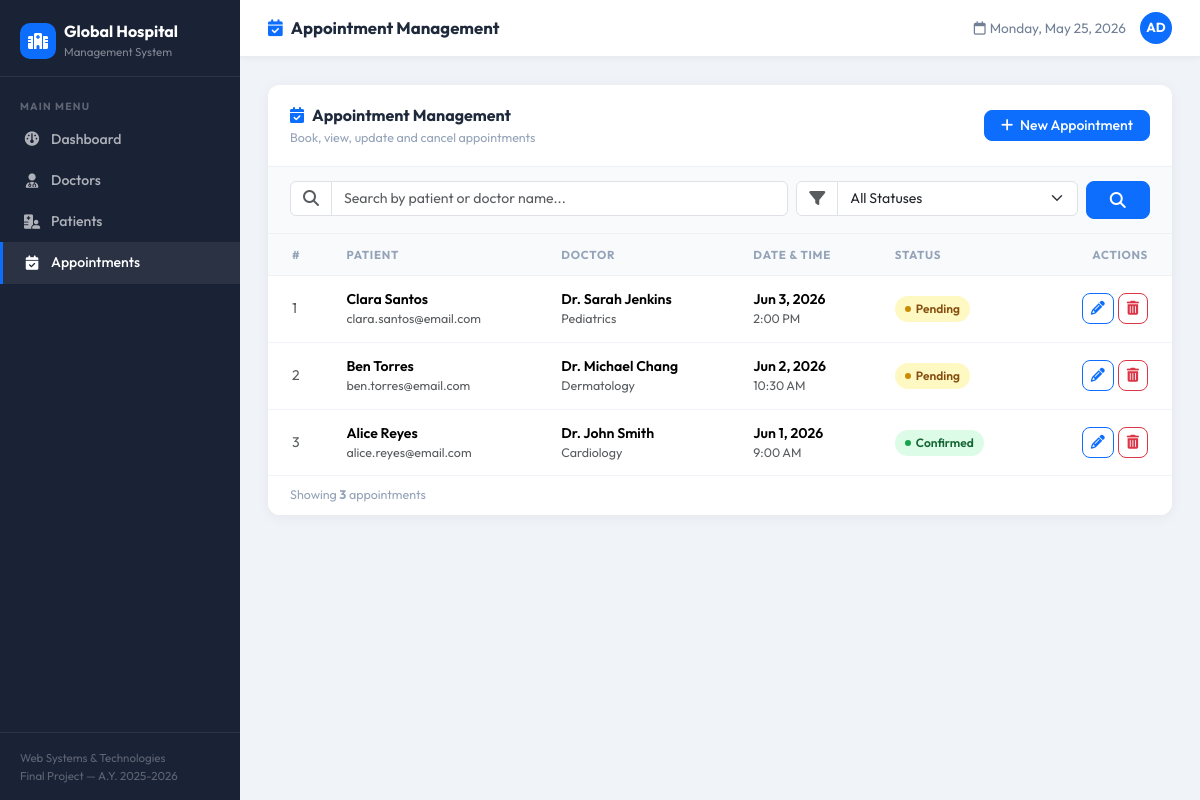
The app's page /appointments/index.php with its own data.
### tables this page shows
CREATE TABLE `appointmenttb` (
    `id`     int(11) NOT NULL AUTO_INCREMENT,
    `pid`    int(11) NOT NULL,
    `did`    int(11) NOT NULL,
    `apdate` date    NOT NULL,
    `aptime` time    NOT NULL,
    `reason` text    DEFAULT NULL,
    `status` enum('Pending','Confirmed','Completed','Cancelled') NOT NULL DEFAULT 'Pending',
    PRIMARY KEY (`id`),
    FOREIGN KEY (`pid`) REFERENCES `patreg`(`id`) ON DELETE CASCADE,
    FOREIGN KEY (`did`) REFERENCES `doctb`(`id`) ON DELETE CASCADE
);

CREATE TABLE `patreg` (
    `id`       int(11)      NOT NULL AUTO_INCREMENT,
    `fname`    varchar(50)  NOT NULL,
    `lname`    varchar(50)  NOT NULL,
    `email`    varchar(100) NOT NULL,
    `password` varchar(255) NOT NULL,
    `contact`  varchar(15)  NOT NULL,
    `gender`   enum('Male','Female','Other') NOT NULL DEFAULT 'Other',
    `created_at` datetime NOT NULL DEFAULT CURRENT_TIMESTAMP,
    PRIMARY KEY (`id`)
);

CREATE TABLE `doctb` (
    `id`            int(11)      NOT NULL AUTO_INCREMENT,
    `name`          varchar(100) NOT NULL,
    `email`         varchar(100) NOT NULL,
    `password`      varchar(255) NOT NULL,
    `specialization` varchar(100) NOT NULL,
    `docFees`       decimal(10,2) NOT NULL DEFAULT '0.00',
    `created_at`    datetime NOT NULL DEFAULT CURRENT_TIMESTAMP,
    PRIMARY KEY (`id`)
);

### appointments/index.php (the view, shortened to what this page needs)
<?php
require_once '../includes/db.php';
$activePage = 'appointments';
$search = trim($_GET['search'] ?? '');
$sql = "SELECT a.*,
        d.name AS doctor_name, d.specialization,
        p.fname, p.lname, p.email AS patient_email, p.contact
        FROM appointmenttb a
        JOIN doctb d ON a.did = d.id
        JOIN patreg p ON a.pid = p.id
        WHERE 1=1";
$params = [];
$sql .= " ORDER BY a.apdate DESC, a.aptime DESC";
$stmt = $pdo->prepare($sql); $stmt->execute($params);
$appointments = $stmt->fetchAll();
require_once '../includes/header.php';
?>
<div class="card">
  <div class="card-header">
    <div>
      <div class="card-title"><i class="fa-solid fa-calendar-check text-primary me-2"></i>Appointment Management</div>
      <div class="card-subtitle">Book, view, update and cancel appointments</div>
    </div>
    <a href="/hospital/appointments/create.php" class="btn btn-primary btn-sm px-3"><i class="fa-solid fa-plus me-1"></i> New Appointment</a>
  </div>
  <div class="filter-bar">
    <form method="GET" class="row g-2">
      <div class="col-md-7">
        <div class="input-group">
          <span class="input-group-text"><i class="fa-solid fa-magnifying-glass text-muted"></i></span>
          <input type="text" name="search" class="form-control" placeholder="Search by patient or doctor name..." value="<?= htmlspecialchars($search) ?>">
        </div>
      </div>
      <div class="col-md-4">
        <div class="input-group">
          <span class="input-group-text"><i class="fa-solid fa-filter text-muted"></i></span>
          <select name="status" class="form-select" onchange="this.form.submit()">
            <option value="">All Statuses</option>
          </select>
        </div>
      </div>
      <div class="col-md-1"><button type="submit" class="btn btn-primary w-100"><i class="fa-solid fa-magnifying-glass"></i></button></div>
    </form>
  </div>
  <div class="table-responsive">
    <table class="table table-hover mb-0">
      <thead><tr><th class="ps-4">#</th><th>Patient</th><th>Doctor</th><th>Date &amp; Time</th><th>Status</th><th class="text-end pe-4">Actions</th></tr></thead>
      <tbody>
        <?php if (empty($appointments)): ?>
        <tr><td colspan="6" class="text-center py-5"><i class="fa-solid fa-calendar-xmark fa-2x text-muted mb-2 d-block"></i><span class="text-muted">No appointments found.</span></td></tr>
        <?php else: foreach ($appointments as $i => $a): ?>
        <tr>
          <td class="ps-4 text-muted"><?= $i+1 ?></td>
          <td>
            <div class="fw-semibold"><?= htmlspecialchars($a['fname'].' '.$a['lname']) ?></div>
            <div class="text-muted" style="font-size:0.78rem;"><?= htmlspecialchars($a['patient_email']) ?></div>
          </td>
          <td>
            <div class="fw-semibold"><?= htmlspecialchars($a['doctor_name']) ?></div>
            <div class="text-muted" style="font-size:0.78rem;"><?= htmlspecialchars($a['specialization']) ?></div>
          </td>
          <td>
            <div class="fw-semibold"><?= date('M j, Y', strtotime($a['apdate'])) ?></div>
            <div class="text-muted" style="font-size:0.78rem;"><?= date('g:i A', strtotime($a['aptime'])) ?></div>
          </td>
          <td><span class="status-badge status-<?= $a['status'] ?>"><?= $a['status'] ?></span></td>
          <td class="text-end pe-4">
            <div class="d-inline-flex gap-1">
              <a href="/hospital/appointments/edit.php?id=<?= $a['id'] ?>" class="btn btn-sm btn-outline-primary"><i class="fa-solid fa-pencil"></i></a>
              <button class="btn btn-sm btn-outline-danger"
                data-delete-url="/hospital/appointments/delete.php?id=<?= $a['id'] ?>"
                data-delete-name="<?= htmlspecialchars($a['fname'].' '.$a['lname']."'s appointment") ?>">
                <i class="fa-solid fa-trash-can"></i>
              </button>
            </div>
          </td>
        </tr>
        <?php endforeach; endif; ?>
      </tbody>
    </table>
  </div>
  <?php if (!empty($appointments)): ?>
  <div class="card-footer-note">Showing <strong><?= count($appointments) ?></strong> appointment<?= count($appointments)!==1?'s':'' ?></div>
  <?php endif; ?>
</div>
<?php require_once '../includes/footer.php'; ?>

### includes/header.php (shortened to what this page needs)
<?php
$pageTitles = [
    'dashboard'    => 'Dashboard Overview',
    'doctors'      => 'Doctor Management',
    'patients'     => 'Patient Management',
    'appointments' => 'Appointment Management',
];
$pageIcons = [
    'dashboard'    => 'fa-gauge',
    'doctors'      => 'fa-user-doctor',
    'patients'     => 'fa-hospital-user',
    'appointments' => 'fa-calendar-check',
];
$title = $pageTitles[$activePage] ?? 'Hospital';
$icon  = $pageIcons[$activePage]  ?? 'fa-hospital';
?>
<!DOCTYPE html>
<html lang="en">
<head>
<link href="https://cdn.jsdelivr.net/npm/bootstrap@5.3.3/dist/css/bootstrap.min.css" rel="stylesheet">
<link href="https://cdnjs.cloudflare.com/ajax/libs/font-awesome/6.5.1/css/all.min.css" rel="stylesheet">
</head>
<body>
<div id="sidebar">
  <div class="sidebar-brand">
    <div class="d-flex align-items-center gap-2">
      <div style="width:36px;height:36px;border-radius:10px;background:#0d6efd;display:flex;align-items:center;justify-content:center;flex-shrink:0;">
        <i class="fa-solid fa-hospital" style="color:#fff;font-size:1rem;"></i>
      </div>
      <div><h5>Global Hospital</h5><p>Management System</p></div>
    </div>
  </div>
  <div class="sidebar-nav">
    <div class="nav-label">Main Menu</div>
    <a href="/hospital/index.php"              class="<?= $activePage==='dashboard'    ?'active':'' ?>"><i class="fa-solid fa-gauge"></i> Dashboard</a>
    <a href="/hospital/doctors/index.php"      class="<?= $activePage==='doctors'      ?'active':'' ?>"><i class="fa-solid fa-user-doctor"></i> Doctors</a>
    <a href="/hospital/patients/index.php"     class="<?= $activePage==='patients'     ?'active':'' ?>"><i class="fa-solid fa-hospital-user"></i> Patients</a>
    <a href="/hospital/appointments/index.php" class="<?= $activePage==='appointments' ?'active':'' ?>"><i class="fa-solid fa-calendar-check"></i> Appointments</a>
  </div>
  <div style="padding:16px 20px;border-top:1px solid rgba(255,255,255,0.08);">
    <div style="font-size:0.72rem;color:rgba(255,255,255,0.3);">Web Systems &amp; Technologies<br>Final Project — A.Y. 2025-2026</div>
  </div>
</div>
<div id="main-content">
  <div id="topbar">
    <div class="page-title"><i class="fa-solid <?= $icon ?> me-2 text-primary"></i><?= htmlspecialchars($title) ?></div>
    <div class="topbar-right">
      <span><i class="fa-regular fa-calendar me-1"></i><?= date('l, F j, Y') ?></span>
      <span style="background:#0d6efd;color:#fff;width:32px;height:32px;border-radius:50%;display:flex;align-items:center;justify-content:center;font-weight:700;font-size:0.82rem;">AD</span>
    </div>
  </div>
  <div class="page-body">

### includes/footer.php (shortened to what this page needs)
  </div>
</div>
</body>
</html>

### includes/header.php (style rules this page uses)
:root { --primary:#0d6efd;--sidebar-bg:#1a2236;--sidebar-width:240px }
* { box-sizing:border-box }
body { font-family:'Outfit',sans-serif;background:#f0f4f8;color:#2b3a4a;margin:0 }
#sidebar { width:var(--sidebar-width);min-height:100vh;background:var(--sidebar-bg);position:fixed;top:0;left:0;display:flex;flex-direction:column;z-index:200 }
.sidebar-brand { padding:22px 20px 16px;border-bottom:1px solid rgba(255,255,255,0.08) }
.sidebar-brand h5 { color:#fff;font-weight:700;margin:0;font-size:1rem }
.sidebar-brand p { color:rgba(255,255,255,0.45);font-size:0.72rem;margin:2px 0 0 }
.sidebar-nav { padding:14px 0;flex:1 }
.sidebar-nav .nav-label { padding:8px 20px 4px;font-size:0.65rem;text-transform:uppercase;letter-spacing:1.2px;color:rgba(255,255,255,0.3);font-weight:700 }
.sidebar-nav a { display:flex;align-items:center;gap:10px;padding:10px 20px;color:rgba(255,255,255,0.65);text-decoration:none;font-size:0.88rem;font-weight:500;border-left:3px solid transparent;transition:all 0.18s }
.sidebar-nav a:hover,.sidebar-nav a.active { color:#fff;background:rgba(255,255,255,0.07);border-left-color:var(--primary) }
.sidebar-nav a i { width:18px;text-align:center;font-size:0.9rem }
#main-content { margin-left:var(--sidebar-width);min-height:100vh;display:flex;flex-direction:column }
#topbar { background:#fff;border-bottom:1px solid #e8edf2;padding:12px 28px;display:flex;align-items:center;justify-content:space-between;position:sticky;top:0;z-index:100;box-shadow:0 1px 6px rgba(0,0,0,0.06) }
#topbar .page-title { font-size:1.05rem;font-weight:700;color:#1e293b }
#topbar .topbar-right { display:flex;align-items:center;gap:14px;font-size:0.85rem;color:#718096 }
.page-body { padding:28px;flex:1 }
.card { background:#fff;border-radius:12px;border:none;box-shadow:0 2px 14px rgba(0,0,0,0.06) }
.card-header { background:#fff;border-bottom:1px solid #edf2f7;border-radius:12px 12px 0 0!important;padding:18px 22px;display:flex;align-items:center;justify-content:space-between;flex-wrap:wrap;gap:10px }
.card-header .card-title { font-weight:700;font-size:1rem;margin:0;color:#1e293b }
.card-header .card-subtitle { font-size:0.78rem;color:#94a3b8;margin-top:2px }
.btn { border-radius:8px;font-weight:500;transition:transform 0.15s }
.table th { font-size:0.72rem;font-weight:700;text-transform:uppercase;letter-spacing:0.7px;color:#94a3b8;background:#f8fafc;padding:12px 16px;border-bottom:1px solid #edf2f7 }
.table td { padding:13px 16px;vertical-align:middle;border-bottom:1px solid #f0f4f8;font-size:0.88rem }
.table tbody tr:last-child td { border-bottom:none }
.status-badge { display:inline-flex;align-items:center;gap:5px;padding:4px 10px;border-radius:20px;font-size:0.75rem;font-weight:600 }
.status-badge::before { content:'';width:6px;height:6px;border-radius:50%;display:inline-block }
.status-Pending { background:#fef9c3;color:#854d0e }
.status-Pending::before { background:#ca8a04 }
.status-Confirmed { background:#dcfce7;color:#166534 }
.status-Confirmed::before { background:#16a34a }
.filter-bar { background:#f8fafc;border-bottom:1px solid #edf2f7;padding:14px 22px }
.input-group-text { background:#fff;border-color:#dee2e6 }
.form-control,.form-select { border-color:#dee2e6;font-size:0.88rem }
.card-footer-note { border-top:1px solid #f0f4f8;padding:10px 22px;background:#fff;font-size:0.78rem;color:#94a3b8;border-radius:0 0 12px 12px }

### records on screen
appointmenttb: pid.lname "Clara Santos", pid.email "clara.santos@email.com", did.name "Dr. Sarah Jenkins", did.specialization "Pediatrics", apdate "Jun 3, 2026", aptime "2:00 PM", status "Pending"
appointmenttb: pid.lname "Ben Torres", pid.email "ben.torres@email.com", did.name "Dr. Michael Chang", did.specialization "Dermatology", apdate "Jun 2, 2026", aptime "10:30 AM", status "Pending"
appointmenttb: pid.lname "Alice Reyes", pid.email "alice.reyes@email.com", did.name "Dr. John Smith", did.specialization "Cardiology", apdate "Jun 1, 2026", aptime "9:00 AM", status "Confirmed"

### other values on screen
$title "Appointment Management"
count($appointments) "3"
